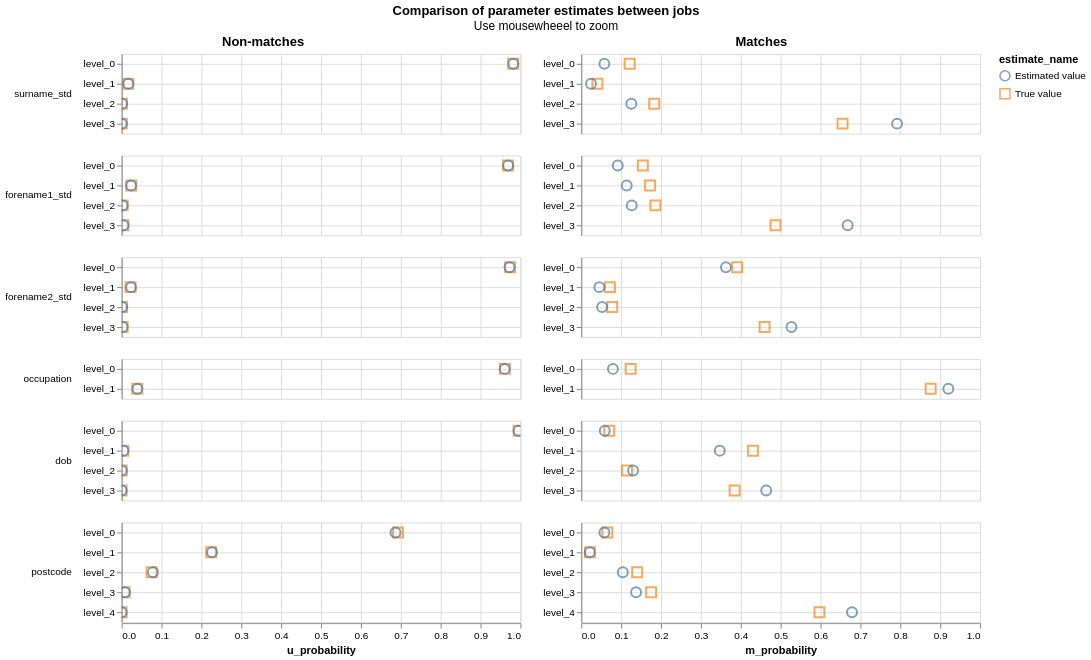

Here is the Vega-Lite specification saved for this chart:
### Vega-Lite specification from a JSON file in a GitHub repository (floating-point values rounded to 4 significant figures)
{"config": {"view": {"continuousWidth": 400, "continuousHeight": 300}, "title": {"anchor": "middle"}}, "hconcat": [{"mark": {"type": "point", "filled": false, "opacity": 0.7, "size": 100}, "encoding": {"color": {"type": "nominal", "field": "estimate_name"}, "row": {"type": "nominal", "field": "column_name", "header": {"labelAlign": "left", "labelAnchor": "middle", "labelAngle": 0}, "sort": {"field": "gamma_index"}, "title": null}, "shape": {"type": "nominal", "field": "estimate_name", "scale": {"range": ["circle", "square", "triangle", "diamond"]}}, "tooltip": [{"type": "nominal", "field": "column_name"}, {"type": "nominal", "field": "estimate_name"}, {"type": "quantitative", "field": "m_probability"}, {"type": "quantitative", "field": "u_probability"}], "x": {"type": "quantitative", "field": "u_probability", "scale": {"domain": [0, 1]}}, "y": {"type": "nominal", "axis": {"grid": true, "title": null}, "field": "level_name"}}, "resolve": {"scale": {"y": "independent"}}, "selection": {"selector076": {"type": "interval", "bind": "scales", "encodings": ["x", "y"]}}, "title": "Non-matches", "transform": [{"filter": "(datum.gamma_index !== 1000000)"}]}, {"mark": {"type": "point", "filled": false, "opacity": 0.7, "size": 100}, "encoding": {"color": {"type": "nominal", "field": "estimate_name"}, "row": {"type": "nominal", "field": "column_name", "header": {"labels": false}, "sort": {"field": "gamma_index"}, "title": null}, "shape": {"type": "nominal", "field": "estimate_name", "scale": {"range": ["circle", "square", "triangle", "diamond", "cross"]}}, "tooltip": [{"type": "nominal", "field": "column_name"}, {"type": "nominal", "field": "estimate_name"}, {"type": "quantitative", "field": "m_probability"}, {"type": "quantitative", "field": "u_probability"}], "x": {"type": "quantitative", "field": "m_probability", "scale": {"domain": [0, 1]}}, "y": {"type": "nominal", "axis": {"grid": true, "title": null}, "field": "level_name"}}, "resolve": {"scale": {"y": "independent"}}, "selection": {"selector076": {"type": "interval", "bind": "scales", "encodings": ["x", "y"]}}, "title": "Matches", "transform": [{"filter": "(datum.gamma_index !== 1000001)"}]}], "data": {"name": "data-65c24bf7bd53000f13a5cc7f2ccb53b4"}, "title": {"text": "Comparison of parameter estimates between jobs", "subtitle": "Use mousewheeel to zoom"}, "$schema": "https://vega.github.io/schema/vega-lite/v4.8.1.json", "datasets": {"data-65c24bf7bd53000f13a5cc7f2ccb53b4": [{"m_probability": 0.1214, "u_probability": 0.9818, "bayes_factor": 0.1236, "log2_bayes_factor": -3.016, "gamma_column_name": "gamma_surname_std", "level_name": "level_0", "gamma_index": 0, "column_name": "surname_std", "max_gamma_index": 3, "num_levels": 4, "level_proportion": null, "estimate_name": "True value"}, {"m_probability": 0.04047, "u_probability": 0.01681, "bayes_factor": 2.407, "log2_bayes_factor": 1.267, "gamma_column_name": "gamma_surname_std", "level_name": "level_1", "gamma_index": 1, "column_name": "surname_std", "max_gamma_index": 3, "num_levels": 4, "level_proportion": null, "estimate_name": "True value"}, {"m_probability": 0.1829, "u_probability": 0.0008841, "bayes_factor": 206.9, "log2_bayes_factor": 7.693, "gamma_column_name": "gamma_surname_std", "level_name": "level_2", "gamma_index": 2, "column_name": "surname_std", "max_gamma_index": 3, "num_levels": 4, "level_proportion": null, "estimate_name": "True value"}, {"m_probability": 0.6552, "u_probability": 0.0004734, "bayes_factor": 1384.0, "log2_bayes_factor": 10.43, "gamma_column_name": "gamma_surname_std", "level_name": "level_3", "gamma_index": 3, "column_name": "surname_std", "max_gamma_index": 3, "num_levels": 4, "level_proportion": null, "estimate_name": "True value"}, {"m_probability": 0.05796, "u_probability": 0.9821, "bayes_factor": 0.05902, "log2_bayes_factor": -4.083, "gamma_column_name": "gamma_surname_std", "level_name": "level_0", "gamma_index": 0, "column_name": "surname_std", "max_gamma_index": 3, "num_levels": 4, "level_proportion": null, "estimate_name": "Estimated value"}, {"m_probability": 0.02448, "u_probability": 0.01659, "bayes_factor": 1.476, "log2_bayes_factor": 0.5615, "gamma_column_name": "gamma_surname_std", "level_name": "level_1", "gamma_index": 1, "column_name": "surname_std", "max_gamma_index": 3, "num_levels": 4, "level_proportion": null, "estimate_name": "Estimated value"}, {"m_probability": 0.1257, "u_probability": 0.0008821, "bayes_factor": 142.5, "log2_bayes_factor": 7.154, "gamma_column_name": "gamma_surname_std", "level_name": "level_2", "gamma_index": 2, "column_name": "surname_std", "max_gamma_index": 3, "num_levels": 4, "level_proportion": null, "estimate_name": "Estimated value"}, {"m_probability": 0.7919, "u_probability": 0.0004756, "bayes_factor": 1665.0, "log2_bayes_factor": 10.7, "gamma_column_name": "gamma_surname_std", "level_name": "level_3", "gamma_index": 3, "column_name": "surname_std", "max_gamma_index": 3, "num_levels": 4, "level_proportion": null, "estimate_name": "Estimated value"}, {"m_probability": 0.1544, "u_probability": 0.9688, "bayes_factor": 0.1594, "log2_bayes_factor": -2.649, "gamma_column_name": "gamma_forename1_std", "level_name": "level_0", "gamma_index": 0, "column_name": "forename1_std", "max_gamma_index": 3, "num_levels": 4, "level_proportion": null, "estimate_name": "True value"}, {"m_probability": 0.1726, "u_probability": 0.02403, "bayes_factor": 7.184, "log2_bayes_factor": 2.845, "gamma_column_name": "gamma_forename1_std", "level_name": "level_1", "gamma_index": 1, "column_name": "forename1_std", "max_gamma_index": 3, "num_levels": 4, "level_proportion": null, "estimate_name": "True value"}, {"m_probability": 0.1859, "u_probability": 0.00256, "bayes_factor": 72.61, "log2_bayes_factor": 6.182, "gamma_column_name": "gamma_forename1_std", "level_name": "level_2", "gamma_index": 2, "column_name": "forename1_std", "max_gamma_index": 3, "num_levels": 4, "level_proportion": null, "estimate_name": "True value"}, {"m_probability": 0.4871, "u_probability": 0.004617, "bayes_factor": 105.5, "log2_bayes_factor": 6.721, "gamma_column_name": "gamma_forename1_std", "level_name": "level_3", "gamma_index": 3, "column_name": "forename1_std", "max_gamma_index": 3, "num_levels": 4, "level_proportion": null, "estimate_name": "True value"}, {"m_probability": 0.09151, "u_probability": 0.9691, "bayes_factor": 0.09443, "log2_bayes_factor": -3.405, "gamma_column_name": "gamma_forename1_std", "level_name": "level_0", "gamma_index": 0, "column_name": "forename1_std", "max_gamma_index": 3, "num_levels": 4, "level_proportion": null, "estimate_name": "Estimated value"}, {"m_probability": 0.1139, "u_probability": 0.02368, "bayes_factor": 4.811, "log2_bayes_factor": 2.266, "gamma_column_name": "gamma_forename1_std", "level_name": "level_1", "gamma_index": 1, "column_name": "forename1_std", "max_gamma_index": 3, "num_levels": 4, "level_proportion": null, "estimate_name": "Estimated value"}, {"m_probability": 0.1266, "u_probability": 0.002611, "bayes_factor": 48.5, "log2_bayes_factor": 5.6, "gamma_column_name": "gamma_forename1_std", "level_name": "level_2", "gamma_index": 2, "column_name": "forename1_std", "max_gamma_index": 3, "num_levels": 4, "level_proportion": null, "estimate_name": "Estimated value"}, {"m_probability": 0.6679, "u_probability": 0.004593, "bayes_factor": 145.4, "log2_bayes_factor": 7.184, "gamma_column_name": "gamma_forename1_std", "level_name": "level_3", "gamma_index": 3, "column_name": "forename1_std", "max_gamma_index": 3, "num_levels": 4, "level_proportion": null, "estimate_name": "Estimated value"}, {"m_probability": 0.391, "u_probability": 0.974, "bayes_factor": 0.4014, "log2_bayes_factor": -1.317, "gamma_column_name": "gamma_forename2_std", "level_name": "level_0", "gamma_index": 0, "column_name": "forename2_std", "max_gamma_index": 3, "num_levels": 4, "level_proportion": null, "estimate_name": "True value"}, {"m_probability": 0.07177, "u_probability": 0.0222, "bayes_factor": 3.233, "log2_bayes_factor": 1.693, "gamma_column_name": "gamma_forename2_std", "level_name": "level_1", "gamma_index": 1, "column_name": "forename2_std", "max_gamma_index": 3, "num_levels": 4, "level_proportion": null, "estimate_name": "True value"}, {"m_probability": 0.07763, "u_probability": 0.001265, "bayes_factor": 61.36, "log2_bayes_factor": 5.939, "gamma_column_name": "gamma_forename2_std", "level_name": "level_2", "gamma_index": 2, "column_name": "forename2_std", "max_gamma_index": 3, "num_levels": 4, "level_proportion": null, "estimate_name": "True value"}, {"m_probability": 0.4596, "u_probability": 0.002483, "bayes_factor": 185.1, "log2_bayes_factor": 7.532, "gamma_column_name": "gamma_forename2_std", "level_name": "level_3", "gamma_index": 3, "column_name": "forename2_std", "max_gamma_index": 3, "num_levels": 4, "level_proportion": null, "estimate_name": "True value"}, {"m_probability": 0.3629, "u_probability": 0.9726, "bayes_factor": 0.3731, "log2_bayes_factor": -1.422, "gamma_column_name": "gamma_forename2_std", "level_name": "level_0", "gamma_index": 0, "column_name": "forename2_std", "max_gamma_index": 3, "num_levels": 4, "level_proportion": null, "estimate_name": "Estimated value"}, {"m_probability": 0.04543, "u_probability": 0.02354, "bayes_factor": 1.93, "log2_bayes_factor": 0.9486, "gamma_column_name": "gamma_forename2_std", "level_name": "level_1", "gamma_index": 1, "column_name": "forename2_std", "max_gamma_index": 3, "num_levels": 4, "level_proportion": null, "estimate_name": "Estimated value"}, {"m_probability": 0.05235, "u_probability": 0.001205, "bayes_factor": 43.45, "log2_bayes_factor": 5.441, "gamma_column_name": "gamma_forename2_std", "level_name": "level_2", "gamma_index": 2, "column_name": "forename2_std", "max_gamma_index": 3, "num_levels": 4, "level_proportion": null, "estimate_name": "Estimated value"}, {"m_probability": 0.5271, "u_probability": 0.002657, "bayes_factor": 198.4, "log2_bayes_factor": 7.632, "gamma_column_name": "gamma_forename2_std", "level_name": "level_3", "gamma_index": 3, "column_name": "forename2_std", "max_gamma_index": 3, "num_levels": 4, "level_proportion": null, "estimate_name": "Estimated value"}, {"m_probability": 0.1238, "u_probability": 0.9609, "bayes_factor": 0.1289, "log2_bayes_factor": -2.956, "gamma_column_name": "gamma_occupation", "level_name": "level_0", "gamma_index": 0, "column_name": "occupation", "max_gamma_index": 1, "num_levels": 2, "level_proportion": null, "estimate_name": "True value"}, {"m_probability": 0.8762, "u_probability": 0.03914, "bayes_factor": 22.39, "log2_bayes_factor": 4.485, "gamma_column_name": "gamma_occupation", "level_name": "level_1", "gamma_index": 1, "column_name": "occupation", "max_gamma_index": 1, "num_levels": 2, "level_proportion": null, "estimate_name": "True value"}, {"m_probability": 0.07942, "u_probability": 0.9606, "bayes_factor": 0.08268, "log2_bayes_factor": -3.596, "gamma_column_name": "gamma_occupation", "level_name": "level_0", "gamma_index": 0, "column_name": "occupation", "max_gamma_index": 1, "num_levels": 2, "level_proportion": null, "estimate_name": "Estimated value"}, {"m_probability": 0.9204, "u_probability": 0.03938, "bayes_factor": 23.37, "log2_bayes_factor": 4.547, "gamma_column_name": "gamma_occupation", "level_name": "level_1", "gamma_index": 1, "column_name": "occupation", "max_gamma_index": 1, "num_levels": 2, "level_proportion": null, "estimate_name": "Estimated value"}, {"m_probability": 0.07015, "u_probability": 0.9955, "bayes_factor": 0.07047, "log2_bayes_factor": -3.827, "gamma_column_name": "gamma_dob", "level_name": "level_0", "gamma_index": 0, "column_name": "dob", "max_gamma_index": 3, "num_levels": 4, "level_proportion": null, "estimate_name": "True value"}, {"m_probability": 0.4305, "u_probability": 0.004227, "bayes_factor": 101.8, "log2_bayes_factor": 6.67, "gamma_column_name": "gamma_dob", "level_name": "level_1", "gamma_index": 1, "column_name": "dob", "max_gamma_index": 3, "num_levels": 4, "level_proportion": null, "estimate_name": "True value"}, {"m_probability": 0.1147, "u_probability": 0.0002899, "bayes_factor": 395.7, "log2_bayes_factor": 8.628, "gamma_column_name": "gamma_dob", "level_name": "level_2", "gamma_index": 2, "column_name": "dob", "max_gamma_index": 3, "num_levels": 4, "level_proportion": null, "estimate_name": "True value"}, {"m_probability": 0.3846, "u_probability": 1.864e-05, "bayes_factor": 20630.0, "log2_bayes_factor": 14.33, "gamma_column_name": "gamma_dob", "level_name": "level_3", "gamma_index": 3, "column_name": "dob", "max_gamma_index": 3, "num_levels": 4, "level_proportion": null, "estimate_name": "True value"}, {"m_probability": 0.05899, "u_probability": 0.9951, "bayes_factor": 0.05928, "log2_bayes_factor": -4.076, "gamma_column_name": "gamma_dob", "level_name": "level_0", "gamma_index": 0, "column_name": "dob", "max_gamma_index": 3, "num_levels": 4, "level_proportion": null, "estimate_name": "Estimated value"}, {"m_probability": 0.3473, "u_probability": 0.004533, "bayes_factor": 76.63, "log2_bayes_factor": 6.26, "gamma_column_name": "gamma_dob", "level_name": "level_1", "gamma_index": 1, "column_name": "dob", "max_gamma_index": 3, "num_levels": 4, "level_proportion": null, "estimate_name": "Estimated value"}, {"m_probability": 0.1299, "u_probability": 0.0003107, "bayes_factor": 418.2, "log2_bayes_factor": 8.708, "gamma_column_name": "gamma_dob", "level_name": "level_2", "gamma_index": 2, "column_name": "dob", "max_gamma_index": 3, "num_levels": 4, "level_proportion": null, "estimate_name": "Estimated value"}, {"m_probability": 0.4638, "u_probability": 1.931e-05, "bayes_factor": 24020.0, "log2_bayes_factor": 14.55, "gamma_column_name": "gamma_dob", "level_name": "level_3", "gamma_index": 3, "column_name": "dob", "max_gamma_index": 3, "num_levels": 4, "level_proportion": null, "estimate_name": "Estimated value"}, {"m_probability": 0.06546, "u_probability": 0.693, "bayes_factor": 0.09447, "log2_bayes_factor": -3.404, "gamma_column_name": "gamma_postcode", "level_name": "level_0", "gamma_index": 0, "column_name": "postcode", "max_gamma_index": 4, "num_levels": 5, "level_proportion": null, "estimate_name": "True value"}, {"m_probability": 0.02185, "u_probability": 0.2245, "bayes_factor": 0.09735, "log2_bayes_factor": -3.361, "gamma_column_name": "gamma_postcode", "level_name": "level_1", "gamma_index": 1, "column_name": "postcode", "max_gamma_index": 4, "num_levels": 5, "level_proportion": null, "estimate_name": "True value"}, {"m_probability": 0.1402, "u_probability": 0.075, "bayes_factor": 1.87, "log2_bayes_factor": 0.9027, "gamma_column_name": "gamma_postcode", "level_name": "level_2", "gamma_index": 2, "column_name": "postcode", "max_gamma_index": 4, "num_levels": 5, "level_proportion": null, "estimate_name": "True value"}, {"m_probability": 0.1752, "u_probability": 0.00752, "bayes_factor": 23.3, "log2_bayes_factor": 4.542, "gamma_column_name": "gamma_postcode", "level_name": "level_3", "gamma_index": 3, "column_name": "postcode", "max_gamma_index": 4, "num_levels": 5, "level_proportion": null, "estimate_name": "True value"}, {"m_probability": 0.5972, "u_probability": 1.605e-05, "bayes_factor": 37200.0, "log2_bayes_factor": 15.18, "gamma_column_name": "gamma_postcode", "level_name": "level_4", "gamma_index": 4, "column_name": "postcode", "max_gamma_index": 4, "num_levels": 5, "level_proportion": null, "estimate_name": "True value"}, {"m_probability": 0.05806, "u_probability": 0.6868, "bayes_factor": 0.08453, "log2_bayes_factor": -3.564, "gamma_column_name": "gamma_postcode", "level_name": "level_0", "gamma_index": 0, "column_name": "postcode", "max_gamma_index": 4, "num_levels": 5, "level_proportion": null, "estimate_name": "Estimated value"}, {"m_probability": 0.02131, "u_probability": 0.2265, "bayes_factor": 0.09406, "log2_bayes_factor": -3.41, "gamma_column_name": "gamma_postcode", "level_name": "level_1", "gamma_index": 1, "column_name": "postcode", "max_gamma_index": 4, "num_levels": 5, "level_proportion": null, "estimate_name": "Estimated value"}, {"m_probability": 0.1042, "u_probability": 0.07843, "bayes_factor": 1.329, "log2_bayes_factor": 0.4104, "gamma_column_name": "gamma_postcode", "level_name": "level_2", "gamma_index": 2, "column_name": "postcode", "max_gamma_index": 4, "num_levels": 5, "level_proportion": null, "estimate_name": "Estimated value"}, {"m_probability": 0.1375, "u_probability": 0.008231, "bayes_factor": 16.7, "log2_bayes_factor": 4.062, "gamma_column_name": "gamma_postcode", "level_name": "level_3", "gamma_index": 3, "column_name": "postcode", "max_gamma_index": 4, "num_levels": 5, "level_proportion": null, "estimate_name": "Estimated value"}, {"m_probability": 0.6789, "u_probability": 1.715e-05, "bayes_factor": 39590.0, "log2_bayes_factor": 15.27, "gamma_column_name": "gamma_postcode", "level_name": "level_4", "gamma_index": 4, "column_name": "postcode", "max_gamma_index": 4, "num_levels": 5, "level_proportion": null, "estimate_name": "Estimated value"}]}}
